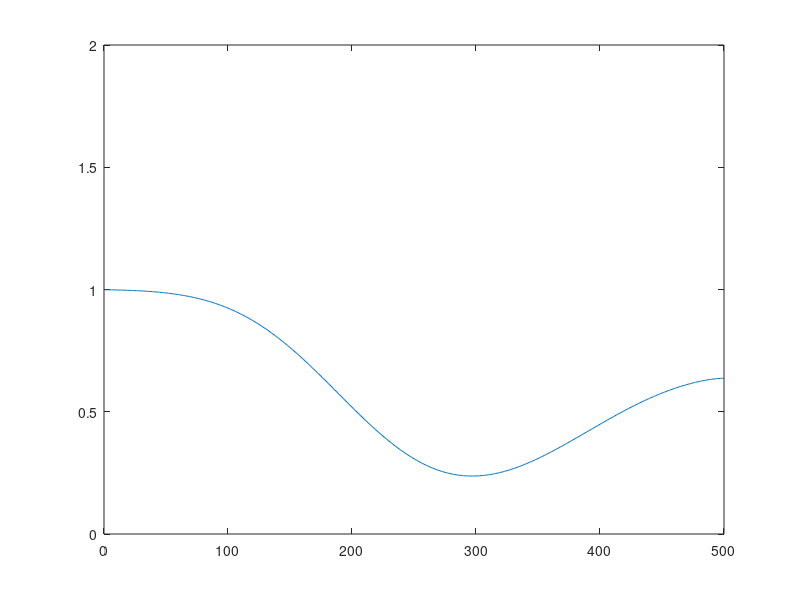

The MATLAB source for this figure:
% Define graph
Nodes = [[0,0],[1,0]];
Edges = [[1,2]];

% Transport direction in graph
b = [2];

% Define inflow and outflow nodes
InflowNodes = [1];
OutflowNodes = [2];
FreeNodes = setdiff(unique(Edges), union(InflowNodes, OutflowNodes));

% Model parameters
eps = 5.e-2;

% Discretization parameters
ne = [500];
he = 1/ne;
nt = 1000;
tau = 1/nt;

% Boundary and initial conditions
g = @(t)((t<0.2)+(t>0.4)*(t<0.6)+(t>0.8));
u = zeros(sum(ne),nt);
u(1,1) = 1;

% Mass matrix
M = spdiags(ones(ne(1),1)*he(1), 0, ne, ne);

% Advection term
A = spdiags([-max(0,b(1))*ones(ne(1),1), abs(b(1))*ones(ne(1),1), min(0,b(1))*ones(ne(1),1)], [-1,0,1], ne(1), ne(1));

% Correction at inflow and outflow
A(1,1) = max(0,b);
A(ne(1),ne(1)) = b-min(0,b);

% Diffusion term
D = 1/he*spdiags([-ones(ne(1),1), 2*ones(ne(1),1), -ones(ne(1),1)], [-1,0,1], ne(1), ne(1));
D(1,1) = 1/he;
D(ne(1),ne(1)) = 1/he;

% Right-hand side and inflow bc
rhs = zeros(ne(1),1); 

% Solve equation system in stationary case
for k=2:nt
    fprintf("Timestep %d/%d\n", k, nt);
    
    % Assemble right-hand side
    t = k*tau;
    rhs(1) = b(1)*g(t);
    
    % Compute solution at new time point
    u(:,k) = (M+tau*(eps*D+A))\(M*u(:,k-1) + tau*rhs);
    
    % Plot current timestep
    plot(u(:,k));
    ylim([0,2]);
    pause(0.01)
end